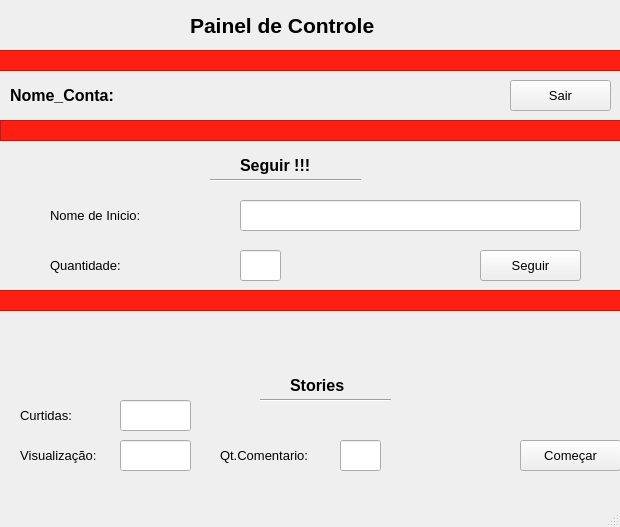
<?xml version="1.0" encoding="UTF-8"?>
<ui version="4.0">
 <class>MainWindow</class>
 <widget class="QMainWindow" name="MainWindow">
  <property name="geometry">
   <rect>
    <x>0</x>
    <y>0</y>
    <width>620</width>
    <height>527</height>
   </rect>
  </property>
  <property name="font">
   <font>
    <underline>false</underline>
    <kerning>false</kerning>
   </font>
  </property>
  <property name="windowTitle">
   <string>MainWindow</string>
  </property>
  <widget class="QWidget" name="centralwidget">
   <widget class="QFrame" name="frame_2">
    <property name="geometry">
     <rect>
      <x>-10</x>
      <y>50</y>
      <width>631</width>
      <height>21</height>
     </rect>
    </property>
    <property name="styleSheet">
     <string notr="true">background-color: rgb(254, 30, 18);</string>
    </property>
    <property name="frameShape">
     <enum>QFrame::StyledPanel</enum>
    </property>
    <property name="frameShadow">
     <enum>QFrame::Raised</enum>
    </property>
   </widget>
   <widget class="QLabel" name="label_4">
    <property name="geometry">
     <rect>
      <x>190</x>
      <y>10</y>
      <width>261</width>
      <height>31</height>
     </rect>
    </property>
    <property name="font">
     <font>
      <pointsize>16</pointsize>
      <weight>75</weight>
      <italic>false</italic>
      <bold>true</bold>
      <underline>false</underline>
     </font>
    </property>
    <property name="text">
     <string>Painel de Controle</string>
    </property>
   </widget>
   <widget class="Line" name="line_5">
    <property name="geometry">
     <rect>
      <x>210</x>
      <y>170</y>
      <width>151</width>
      <height>20</height>
     </rect>
    </property>
    <property name="font">
     <font>
      <pointsize>12</pointsize>
      <weight>75</weight>
      <bold>true</bold>
     </font>
    </property>
    <property name="orientation">
     <enum>Qt::Horizontal</enum>
    </property>
   </widget>
   <widget class="QLabel" name="label_6">
    <property name="geometry">
     <rect>
      <x>240</x>
      <y>150</y>
      <width>131</width>
      <height>31</height>
     </rect>
    </property>
    <property name="font">
     <font>
      <pointsize>12</pointsize>
      <weight>75</weight>
      <italic>false</italic>
      <bold>true</bold>
      <underline>false</underline>
     </font>
    </property>
    <property name="text">
     <string>Seguir !!!</string>
    </property>
   </widget>
   <widget class="QLabel" name="label_10">
    <property name="geometry">
     <rect>
      <x>20</x>
      <y>440</y>
      <width>101</width>
      <height>31</height>
     </rect>
    </property>
    <property name="font">
     <font>
      <pointsize>10</pointsize>
      <weight>50</weight>
      <italic>false</italic>
      <bold>false</bold>
      <underline>false</underline>
     </font>
    </property>
    <property name="text">
     <string>Visualização:</string>
    </property>
   </widget>
   <widget class="QLineEdit" name="lineEdit_5">
    <property name="geometry">
     <rect>
      <x>120</x>
      <y>440</y>
      <width>71</width>
      <height>31</height>
     </rect>
    </property>
   </widget>
   <widget class="QLineEdit" name="lineEdit_4">
    <property name="geometry">
     <rect>
      <x>120</x>
      <y>400</y>
      <width>71</width>
      <height>31</height>
     </rect>
    </property>
   </widget>
   <widget class="QLabel" name="label_11">
    <property name="geometry">
     <rect>
      <x>20</x>
      <y>400</y>
      <width>71</width>
      <height>31</height>
     </rect>
    </property>
    <property name="font">
     <font>
      <pointsize>10</pointsize>
      <weight>50</weight>
      <italic>false</italic>
      <bold>false</bold>
      <underline>false</underline>
     </font>
    </property>
    <property name="text">
     <string>Curtidas:</string>
    </property>
   </widget>
   <widget class="QLineEdit" name="line_quantidade_seguir">
    <property name="geometry">
     <rect>
      <x>240</x>
      <y>250</y>
      <width>41</width>
      <height>31</height>
     </rect>
    </property>
   </widget>
   <widget class="QLabel" name="label_8">
    <property name="geometry">
     <rect>
      <x>50</x>
      <y>250</y>
      <width>101</width>
      <height>31</height>
     </rect>
    </property>
    <property name="font">
     <font>
      <pointsize>10</pointsize>
      <weight>50</weight>
      <italic>false</italic>
      <bold>false</bold>
      <underline>false</underline>
     </font>
    </property>
    <property name="text">
     <string>Quantidade:</string>
    </property>
   </widget>
   <widget class="QPushButton" name="botao_seguir">
    <property name="geometry">
     <rect>
      <x>480</x>
      <y>250</y>
      <width>101</width>
      <height>31</height>
     </rect>
    </property>
    <property name="font">
     <font>
      <pointsize>10</pointsize>
      <weight>50</weight>
      <bold>false</bold>
     </font>
    </property>
    <property name="text">
     <string>Seguir</string>
    </property>
   </widget>
   <widget class="QFrame" name="frame_5">
    <property name="geometry">
     <rect>
      <x>-10</x>
      <y>290</y>
      <width>631</width>
      <height>21</height>
     </rect>
    </property>
    <property name="styleSheet">
     <string notr="true">background-color: rgb(254, 30, 18);</string>
    </property>
    <property name="frameShape">
     <enum>QFrame::StyledPanel</enum>
    </property>
    <property name="frameShadow">
     <enum>QFrame::Raised</enum>
    </property>
   </widget>
   <widget class="Line" name="line_7">
    <property name="geometry">
     <rect>
      <x>260</x>
      <y>390</y>
      <width>131</width>
      <height>20</height>
     </rect>
    </property>
    <property name="font">
     <font>
      <pointsize>10</pointsize>
      <weight>75</weight>
      <bold>true</bold>
     </font>
    </property>
    <property name="orientation">
     <enum>Qt::Horizontal</enum>
    </property>
   </widget>
   <widget class="QLabel" name="label_17">
    <property name="geometry">
     <rect>
      <x>290</x>
      <y>370</y>
      <width>81</width>
      <height>31</height>
     </rect>
    </property>
    <property name="font">
     <font>
      <pointsize>12</pointsize>
      <weight>75</weight>
      <italic>false</italic>
      <bold>true</bold>
      <underline>false</underline>
     </font>
    </property>
    <property name="text">
     <string>Stories</string>
    </property>
   </widget>
   <widget class="QLabel" name="label_18">
    <property name="geometry">
     <rect>
      <x>220</x>
      <y>440</y>
      <width>121</width>
      <height>31</height>
     </rect>
    </property>
    <property name="font">
     <font>
      <pointsize>10</pointsize>
      <weight>50</weight>
      <italic>false</italic>
      <bold>false</bold>
      <underline>false</underline>
     </font>
    </property>
    <property name="text">
     <string>Qt.Comentario:</string>
    </property>
   </widget>
   <widget class="QLineEdit" name="lineEdit_6">
    <property name="geometry">
     <rect>
      <x>340</x>
      <y>440</y>
      <width>41</width>
      <height>31</height>
     </rect>
    </property>
   </widget>
   <widget class="QPushButton" name="botao_curtir">
    <property name="geometry">
     <rect>
      <x>520</x>
      <y>440</y>
      <width>101</width>
      <height>31</height>
     </rect>
    </property>
    <property name="font">
     <font>
      <pointsize>10</pointsize>
      <weight>50</weight>
      <bold>false</bold>
     </font>
    </property>
    <property name="text">
     <string>Começar</string>
    </property>
   </widget>
   <widget class="QFrame" name="frame_3">
    <property name="geometry">
     <rect>
      <x>0</x>
      <y>120</y>
      <width>631</width>
      <height>21</height>
     </rect>
    </property>
    <property name="styleSheet">
     <string notr="true">background-color: rgb(254, 30, 18);</string>
    </property>
    <property name="frameShape">
     <enum>QFrame::StyledPanel</enum>
    </property>
    <property name="frameShadow">
     <enum>QFrame::Raised</enum>
    </property>
   </widget>
   <widget class="QLabel" name="label_5">
    <property name="geometry">
     <rect>
      <x>10</x>
      <y>80</y>
      <width>141</width>
      <height>31</height>
     </rect>
    </property>
    <property name="font">
     <font>
      <pointsize>12</pointsize>
      <weight>75</weight>
      <italic>false</italic>
      <bold>true</bold>
      <underline>false</underline>
     </font>
    </property>
    <property name="text">
     <string>Nome_Conta: </string>
    </property>
   </widget>
   <widget class="QPushButton" name="botao_sair">
    <property name="geometry">
     <rect>
      <x>510</x>
      <y>80</y>
      <width>101</width>
      <height>31</height>
     </rect>
    </property>
    <property name="font">
     <font>
      <pointsize>10</pointsize>
      <weight>50</weight>
      <bold>false</bold>
     </font>
    </property>
    <property name="text">
     <string>Sair</string>
    </property>
   </widget>
   <widget class="QLabel" name="label_nome_conta">
    <property name="geometry">
     <rect>
      <x>200</x>
      <y>75</y>
      <width>251</width>
      <height>41</height>
     </rect>
    </property>
    <property name="text">
     <string/>
    </property>
   </widget>
   <widget class="QLabel" name="label_7">
    <property name="geometry">
     <rect>
      <x>50</x>
      <y>200</y>
      <width>121</width>
      <height>31</height>
     </rect>
    </property>
    <property name="font">
     <font>
      <pointsize>10</pointsize>
     </font>
    </property>
    <property name="text">
     <string>Nome de Inicio:</string>
    </property>
   </widget>
   <widget class="QLineEdit" name="line_inicio">
    <property name="geometry">
     <rect>
      <x>240</x>
      <y>200</y>
      <width>341</width>
      <height>31</height>
     </rect>
    </property>
   </widget>
  </widget>
  <widget class="QMenuBar" name="menubar">
   <property name="geometry">
    <rect>
     <x>0</x>
     <y>0</y>
     <width>620</width>
     <height>26</height>
    </rect>
   </property>
  </widget>
  <widget class="QStatusBar" name="statusbar"/>
 </widget>
 <resources/>
 <connections/>
</ui>
